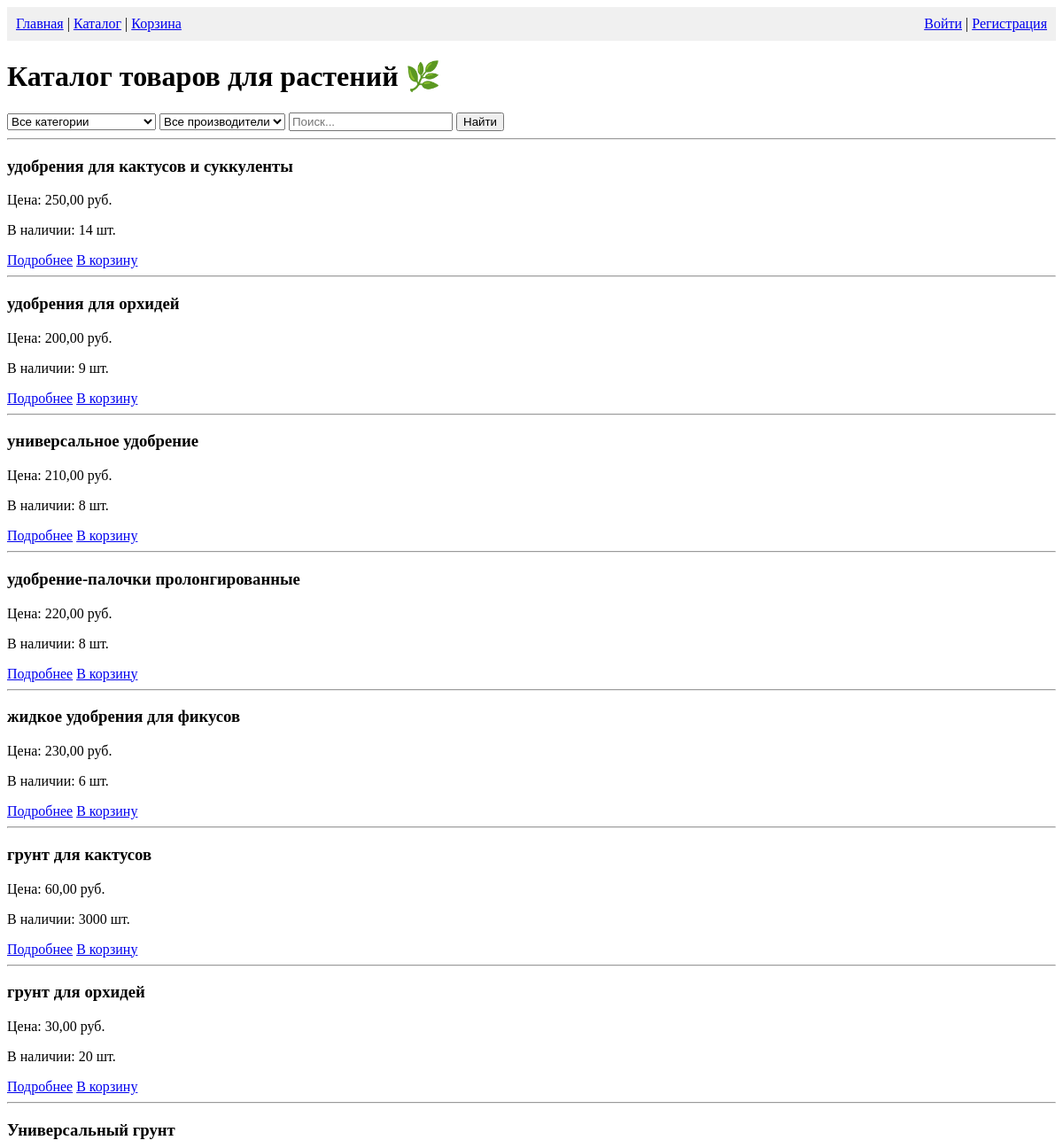
Page /catalog/ (upper part) on the earlier database version.
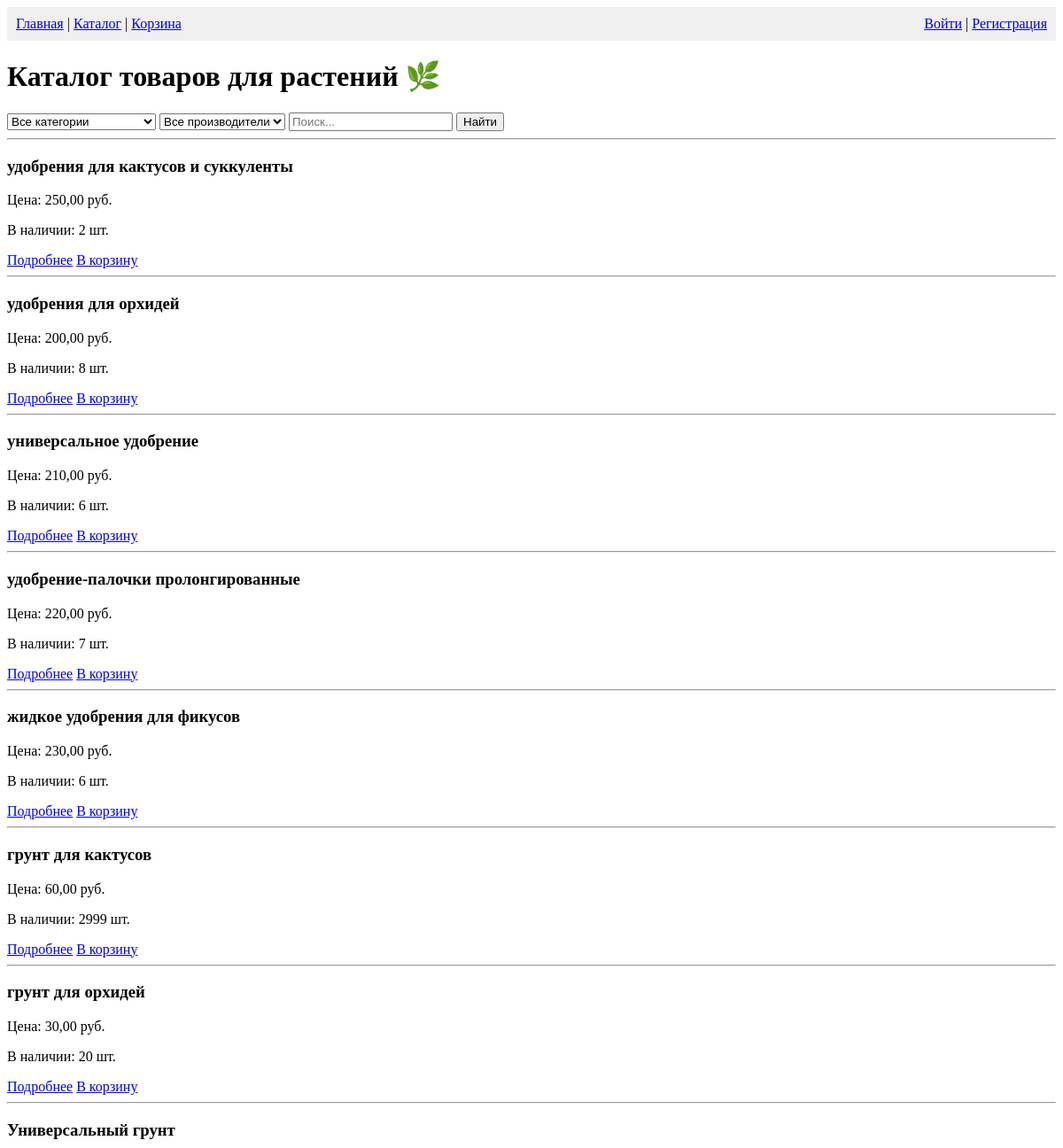
Same page on the later database version.
### shop/models.py (models this page shows, shortened)
class Product(models.Model):
    name = models.CharField(max_length=200)
    description = models.TextField()
    photo = models.ImageField(upload_to='products/')
    price = models.DecimalField(max_digits=10, decimal_places=2)
    stock = models.IntegerField()
    category = models.ForeignKey(Category, on_delete=models.CASCADE)
    manufacturer = models.ForeignKey(Manufacturer, on_delete=models.CASCADE)

### shop/views.py (the view)
# urls.py: path('catalog/', views.catalog, name='catalog'),
def catalog(request):
    products = Product.objects.all()
    category = request.GET.get('category')
    manufacturer = request.GET.get('manufacturer')
    search = request.GET.get('search')
    if category:
        products = products.filter(category_id=category)
    if manufacturer:
        products = products.filter(manufacturer_id=manufacturer)
    if search:
        products = products.filter(Q(name__icontains=search) | Q(description__icontains=search))
    return render(request, 'shop/product_list.html', {
        'products': products,
        'categories': Category.objects.all(),
        'manufacturers': Manufacturer.objects.all(),
    })

### shop/templates/shop/product_list.html (shortened to what this page needs)
<!DOCTYPE html>
<html>
<head>
</head>
<body>
    <div style="background-color: #f0f0f0; padding: 10px; margin-bottom: 20px;">
        <a href="/">Главная</a> |
        <a href="/catalog/">Каталог</a> |
        <a href="/cart/">Корзина</a>
        <span style="float: right;">
            {% if user.is_authenticated %}
                {{ user.username }} |
                <form method="post" action="/accounts/logout/" style="display: inline;">
                    {% csrf_token %}
                    <button type="submit" style="background: none; border: none; color: blue; cursor: pointer; text-decoration: underline;">Сменить пользователя</button>
                </form>
            {% else %}
                <a href="/accounts/login/">Войти</a> |
                <a href="/admin/auth/user/add/">Регистрация</a>
            {% endif %}
        </span>
    </div>
    <h1>Каталог товаров для растений 🌿</h1>
    <form method="get">
        <select name="category">
            <option value="">Все категории</option>
        </select>
        <select name="manufacturer">
            <option value="">Все производители</option>
        </select>
        <input type="text" name="search" placeholder="Поиск...">
        <button type="submit">Найти</button>
    </form>
    <hr>
    {% for product in products %}
        <div>
            <h3>{{ product.name }}</h3>
            <p>Цена: {{ product.price }} руб.</p>
            <p>В наличии: {{ product.stock }} шт.</p>
            <a href="/catalog/{{ product.id }}/">Подробнее</a>
            <a href="/cart/add/{{ product.id }}/">В корзину</a>
        </div>
        <hr>
    {% empty %}
        <p>Товаров нет</p>
    {% endfor %}
</body>
</html>

Differences in the rows shown:
changed Product "удобрения для кактусов и суккуленты": stock "14" → "2"
changed Product "удобрения для орхидей": stock "9" → "8"
changed Product "универсальное удобрение": stock "8" → "6"
changed Product "удобрение-палочки пролонгированные": stock "8" → "7"
changed Product "грунт для кактусов": stock "3000" → "2999"
